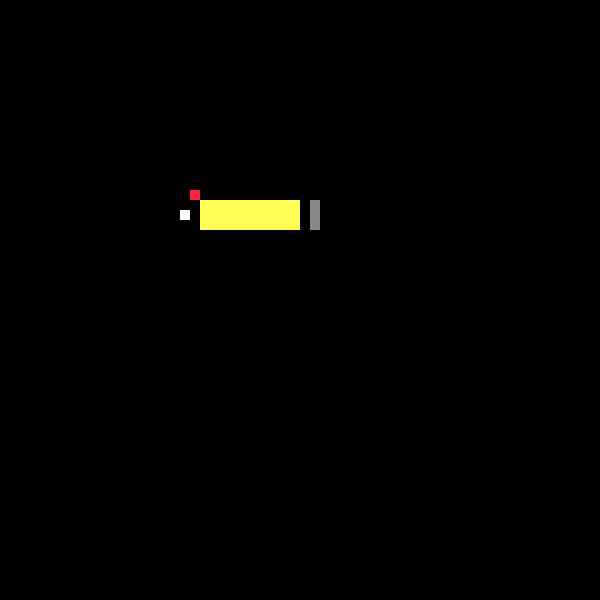
Frame 1 (no input)
Frame 60 (the mouse pressed at the canvas centre just before this capture): identical to frame 1, image omitted
Frame 120 (the mouse held since frame 60 and released just before this capture): identical to frame 1, image omitted

The Processing sketch that drew this single still picture (run headless with seeded random() and noise(); from frame 60 on, the mouse is pressed at the canvas centre):

// Processing sketch: Pushy_Blocks
// ── Pushy_Blocks.pde
//NOTE: I don't know how I want to do wrapping with composites.

WorldManager manager;
Movable mover;

void setup() {
  size(600, 600);
  manager = new WorldManager(width / 10, height / 10, WallType.STOP);
  manager.addId(1, #FFFFFF);
  manager.addId(2, #888888);
  manager.addId(3, #FFFF55);
  manager.addId(4, #FF2244);
  manager.setInteraction(1, 1, new PushInteraction(PushType.PUSH));
  manager.setInteraction(1, 2, new PushInteraction(PushType.STOP));
  manager.setInteraction(1, 3, new PushInteraction(PushType.PUSH));
  manager.setInteraction(1, 4, new PushInteraction(PushType.PUSH));
  manager.setInteraction(2, 3, new PushInteraction(PushType.STOP));
  manager.setInteraction(3, 3, new PushInteraction(PushType.PUSH));
  manager.setInteraction(3, 4, new PushInteraction(PushType.STOP));

  for (int i = 20; i < 30; i++) {
    for (int j = 20; j <= 22; j++) {
      CornerBlock cb = new CornerBlock(i, j, 3, manager.defaultInteractions.get(3), manager);
      manager.addBlock(cb);
    }
  }
  manager.addBlock(19, 19, 4);

  for (int i = 20; i <= 22; i++) {
    manager.addBlock(31, i, 2);
  }

  mover = manager.addBlock(18, 21, 1);

  //int[][] ids = {{1, 1, 1, 1, 1}, {1, 0, 0, 0, 1}, {1, 0, 0, 0, 1}, {1, 0, 0, 0, 1}, {1, 1, 1, 1, 1}};
  //mover = new Composite(8, 18, 5, 5, ids, manager);
  //manager.addComposite((Composite)mover);
}

void draw() {
  manager.showRect();
  stroke(255, 0, 0);
  strokeWeight(4);
}

void keyPressed() {
  Direction dir;
  if (key == 'w' || keyCode == UP) {
    dir = Direction.UP;
  } else if (key == 'd' || keyCode == RIGHT) {
    dir = Direction.RIGHT;
  } else if (key == 's' || keyCode == DOWN) {
    dir = Direction.DOWN;
  } else if (key == 'a' || keyCode == LEFT) {
    dir = Direction.LEFT;
  } else return;
  if (mover.canMove(dir)) {
    mover.move(dir);
  }
}

// ── Block.pde
class Block extends Movable {
  int id;
  HashMap<Integer, PushInteraction> pushInteractions;
  Composite parentComposite;

  Block(int x, int y, int id, HashMap<Integer, PushInteraction> pushInteractions, WorldManager manager) {
    this.x = x;
    this.y = y;
    this.id = id;
    this.pushInteractions = pushInteractions;
    this.manager = manager;
  }

  Block(int x, int y, int id, HashMap<Integer, PushInteraction> pushInteractions, Composite parentComposite) {
    this.x = x;
    this.y = y;
    this.id = id;
    this.pushInteractions = pushInteractions;
    this.parentComposite = parentComposite;
    this.manager = parentComposite.manager;
  }

  PushInteraction getInteractionWith(int id) {
    PushInteraction interaction = pushInteractions.get(id);
    return interaction != null ? interaction : new PushInteraction(PushType.NOTHING);
  }

  boolean canMove(Direction dir) {
    int newX, newY;
    switch(dir) {
    case UP:
      newX = x;
      newY = y - 1;
      break;
    case RIGHT:
      newX = x + 1;
      newY = y;
      break;
    case DOWN:
      newX = x;
      newY = y + 1;
      break;
    case LEFT:
      newX = x - 1;
      newY = y;
      break;
    default:
      return false;
    }
    if (newX < 0 || newY < 0 || newX >= manager.worldWidth || newY >= manager.worldHeight) {
      switch(manager.wallType) {
      case STOP:
        return false;
      case WRAP:
        newX = (newX + manager.worldWidth) % manager.worldWidth;
        newY = (newY + manager.worldHeight) % manager.worldHeight;
      case DELETE:
        return true;
      default:
        return false;
      }
    }
    Movable itemAtNewSpot = manager.getItemAtXY(newX, newY);
    int newSpotId;
    if (itemAtNewSpot instanceof Composite) {
      Composite composite = (Composite) itemAtNewSpot;
      if (composite == parentComposite) return true;
      newSpotId = composite.getBlockAtGlobalXY(newX, newY).id;
    } else if (itemAtNewSpot instanceof Block) {
      Block b = (Block) itemAtNewSpot;
      newSpotId = b.id;
    } else {
      return true;
    }
    PushInteraction interaction = getInteractionWith(newSpotId);
    switch(interaction.pushType) {
    case STOP:
      return false;
    case PUSH:
      return itemAtNewSpot.canMove(dir);
    case MERGE:
      return true;
    case NOTHING:
      return true;
    default:
      return false;
    }
  }

  PushInteraction nextPushInteraction(Direction dir) {
    int newX, newY;
    switch(dir) {
    case UP:
      newX = x;
      newY = y - 1;
      break;
    case RIGHT:
      newX = x + 1;
      newY = y;
      break;
    case DOWN:
      newX = x;
      newY = y + 1;
      break;
    case LEFT:
      newX = x - 1;
      newY = y;
      break;
    default:
      return new PushInteraction(PushType.NOTHING);
    }
    if (newX < 0 || newY < 0 || newX >= manager.worldWidth || newY >= manager.worldHeight) {
      switch(manager.wallType) {
      case WRAP:
        newX = (newX + manager.worldWidth) % manager.worldWidth;
        newY = (newY + manager.worldHeight) % manager.worldHeight;
        break;
      case DELETE:
        manager.removeBlock(this);
        return new PushInteraction(PushType.NOTHING);
      default:
        return new PushInteraction(PushType.NOTHING);
      }
    }
    Movable itemAtNewSpot = manager.getItemAtXY(newX, newY);
    int newSpotId;
    if (itemAtNewSpot instanceof Composite) {
      Composite composite = (Composite) itemAtNewSpot;
      if (composite == parentComposite) {
        newSpotId = 0;
      } else {
        newSpotId = composite.getBlockAtGlobalXY(newX, newY).id;
      }
    } else {
      Block b = (Block) itemAtNewSpot;
      if (b == null) {
        newSpotId = 0;
      } else {
        newSpotId = b.id;
      }
    }
    PushInteraction interaction = getInteractionWith(newSpotId);
    return interaction;
  }

  void move(Direction dir) {
    int newX, newY;
    switch(dir) {
    case UP:
      newX = x;
      newY = y - 1;
      break;
    case RIGHT:
      newX = x + 1;
      newY = y;
      break;
    case DOWN:
      newX = x;
      newY = y + 1;
      break;
    case LEFT:
      newX = x - 1;
      newY = y;
      break;
    default:
      return;
    }
    if (newX < 0 || newY < 0 || newX >= manager.worldWidth || newY >= manager.worldHeight) {
      switch(manager.wallType) {
      case WRAP:
        newX = (newX + manager.worldWidth) % manager.worldWidth;
        newY = (newY + manager.worldHeight) % manager.worldHeight;
        break;
      case DELETE:
        manager.removeBlock(this);
        return;
      default:
        return;
      }
    }
    Movable itemAtNewSpot = manager.getItemAtXY(newX, newY);
    int newSpotId;
    if (itemAtNewSpot instanceof Composite) {
      Composite composite = (Composite) itemAtNewSpot;
      if (composite == parentComposite) {
        newSpotId = 0;
      } else {
        newSpotId = composite.getBlockAtGlobalXY(newX, newY).id;
      }
    } else {
      Block b = (Block) itemAtNewSpot;
      if (b == null) {
        newSpotId = 0;
      } else {
        newSpotId = b.id;
      }
    }
    PushInteraction interaction = getInteractionWith(newSpotId);
    if (interaction == null) {
      moveSelf(newX, newY);
    } else {
      switch(interaction.pushType) {
      case PUSH:
        itemAtNewSpot.move(dir);
        moveSelf(newX, newY);
        break;
      case MERGE:
        if (itemAtNewSpot instanceof Composite) { //just push the composite instead of merging
          itemAtNewSpot.move(dir);
          moveSelf(newX, newY);
        } else {
          Block mergedBlock = (Block)itemAtNewSpot;
          manager.removeBlock(mergedBlock);
          mergeSelf(newX, newY, interaction.newId);
        }
        break;
      case NOTHING:
        moveSelf(newX, newY);
      default:
        break;
      }
    }
  }

  void moveSelf(int newX, int newY) {
    if (parentComposite == null) manager.removeBlock(this);
    x = newX;
    y = newY;
    if (parentComposite == null) manager.addBlock(this);
  }

  void mergeSelf(int newX, int newY, int newId) {
    if (parentComposite == null) manager.removeBlock(this);
    x = newX;
    y = newY;
    id = newId;
    if (parentComposite == null) manager.addBlock(this);
  }
}

// ── Composite.pde
class Composite extends Movable {
  int boundingWidth, boundingHeight;
  HashMap<Integer, Block> blocks = new HashMap<>();
  
  Composite(int x, int y, int w, int h, int[][] ids, WorldManager manager) {
    this.x = x;
    this.y = y;
    this.boundingWidth = w;
    this.boundingHeight = h;
    this.manager = manager;
    for(int i = 0; i < ids.length; i++) {
      for(int j = 0; j < ids.length; j++) {
        int index = i + j * boundingWidth;
        int id = ids[i][j];
        if(id == 0) continue;
        Block b = new Block(i + x, j + y, id, manager.defaultInteractions.get(id), this);
        blocks.put(index, b);
      }
    }
  }
  
  boolean containsLocalXY(int px, int py) {
    if(px < 0 || py < 0 || px >= boundingWidth || py >= boundingHeight) return false;
    int index = px + py * boundingWidth;
    return blocks.containsKey(index);
  }
  
  boolean containsGlobalXY(int px, int py) {
    if(px < x || py < y || px >= x + boundingWidth || py >= y + boundingHeight) return false;
    int index = (px - x) + (py - y) * boundingWidth;
    return blocks.containsKey(index);
  }
  
  Block getBlockAtLocalXY(int px, int py) {
    if(px < 0 || py < 0 || px >= boundingWidth || py >= boundingHeight) return null;
    int index = px + py * boundingWidth;
    return blocks.get(index);
  }
  
  Block getBlockAtGlobalXY(int px, int py) {
    if(px < x || py < y || px >= x + boundingWidth || py >= y + boundingHeight) return null;
    int index = (px - x) + (py - y) * boundingWidth;
    return blocks.get(index);
  }
  
  void resize(int newWidth, int newHeight) {
    HashMap<Integer, Block> newBlocks = new HashMap<>();
    blocks.forEach((Integer idx, Block b) -> {
      int oldX = idx % boundingWidth;
      int oldY = (int)(idx / boundingWidth);
      int newIndex = oldX + oldY * newWidth;
      newBlocks.put(newIndex, b);
    });
    boundingWidth = newWidth;
    boundingHeight = newHeight;
    blocks = newBlocks;
  }
  
  void addBlock(Block block) {
    int index = (block.x - x) + (block.y - y) * boundingWidth;
    blocks.put(index, block);
  }
  
  Block addBlock(int px, int py, int id) {
    HashMap<Integer, PushInteraction> interactions = manager.defaultInteractions.get(id);
    Block block = new Block(px, py, id, interactions, this);
    int index = (block.x - px) + (block.y - py) * boundingWidth;
    blocks.put(index, block);
    return block;
  }
  
  void removeBlock(Block block) {
    if(!blocks.values().contains(block)) return;
    int index = (block.x - x) + (block.y - y) * boundingWidth;
    blocks.remove(index);
  }
  
  boolean canMove(Direction dir) {
    for(Block b : blocks.values()) {
      if(!b.canMove(dir)) return false;
    }
    return true;
  }
  
  void move(Direction dir) {
    for(Block b : blocks.values()) {
      b.move(dir);
    }
    switch(dir) {
    case UP:
      y--;
      break;
    case RIGHT:
      x++;
      break;
    case DOWN:
      y++;
      break;
    case LEFT:
      x--;
      break;
    default:
      return;
    }
  }
  
  void showPix() {
    
  }
  
  void showRect() {
    noStroke();
    for(Block b : blocks.values()) {
      fill(manager.idColors.get(b.id));
      float scl = (float)width / manager.worldWidth;
      rect(b.x * scl, b.y * scl, scl, scl);
    }
  }
}

// ── CornerBlock.pde
class CornerBlock extends Block {
  int sideOffset = 0;
  boolean didGoStraight = true;
  CornerBlock(int x, int y, int id, HashMap<Integer, PushInteraction> pushInteractions, WorldManager manager) {
    super(x, y, id, pushInteractions, manager);
    if (random(1) < 0.5) sideOffset = 1;
  }

  @Override
    boolean canMove(Direction dir) {
    didGoStraight = true;
    if (super.canMove(dir)) return true;
    didGoStraight = false;
    Direction[] perps = perpendiculars(dir);
    if (super.canMove(perps[sideOffset])) return true;
    sideOffset = (sideOffset + 1) % 2;
    return super.canMove(perps[sideOffset]);
  }

  @Override
    void move(Direction dir) {
    if (didGoStraight) {
      super.move(dir);
    } else {
      Direction[] perps = perpendiculars(dir);
      super.move(perps[sideOffset]);
    }
    if (random(1) < 0.5) sideOffset = (sideOffset + 1) % 2;
  }
}

// ── Movable.pde
abstract class Movable {
  int x, y;
  WorldManager manager;
  abstract boolean canMove(Direction dir);
  abstract void move(Direction dir);
}

enum Direction {
  UP,
    RIGHT,
    DOWN,
    LEFT
}

Direction[] perpendiculars(Direction dir) {
  if(dir == Direction.UP || dir == Direction.DOWN) {
    Direction[] perps = {Direction.RIGHT, Direction.LEFT};
    return perps;
  } else {
    Direction[] perps = {Direction.UP, Direction.DOWN};
    return perps;
  }
}

// ── PushInteraction.pde
class PushInteraction {
  PushType pushType;
  int newId;
  PushInteraction(PushType pushType, int newId) {
    this.pushType = pushType;
    this.newId = newId;
  }
  PushInteraction(PushType pushType) throws IllegalArgumentException {
    if (pushType == PushType.MERGE) {
      throw new IllegalArgumentException("PushInteractions of type MERGE must have a newId");
    } else {
      this.pushType = pushType;
    }
  }
}

enum PushType {
  STOP,
    PUSH,
    MERGE,
    NOTHING
}

// ── WorldManager.pde
class WorldManager {
  int worldWidth, worldHeight;
  HashMap<Integer, Block> blocks = new HashMap<>();
  ArrayList<Composite> composites = new ArrayList<>();
  HashMap<Integer, HashMap<Integer, PushInteraction>> defaultInteractions = new HashMap<>();
  HashMap<Integer, Integer> idColors = new HashMap<>();
  WallType wallType;
  WorldManager(int w, int h, WallType wallType) {
    this.worldWidth = w;
    this.worldHeight = h;
    this.wallType = wallType;
  }
  
  Block getBlockAtXY(int x, int y) {
    int index = x + y * worldWidth;
    return blocks.get(index);
  }
  
  Movable getItemAtXY(int x, int y) {
    int index = x + y * worldWidth;
    if(blocks.containsKey(index)) {
      return blocks.get(index);
    } else {
      for(Composite composite : composites) {
        if(composite.containsGlobalXY(x, y)) {
          return composite;
        }
      }
    }
    return null;
  }
  
  void removeBlock(Block block) {
    int index = block.x + block.y * worldWidth;
    blocks.remove(index);
  }
  
  void addBlock(Block block) {
    int index = block.x + block.y * worldWidth;
    blocks.put(index, block);
  }
  
  Block addBlock(int x, int y, int id) {
    HashMap<Integer, PushInteraction> interactions = defaultInteractions.get(id);
    Block block = new Block(x, y, id, interactions, this);
    int index = block.x + block.y * worldWidth;
    blocks.put(index, block);
    return block;
  }
  
  void addComposite(Composite composite) {
    composites.add(composite);
  }
  
  void removeComposite(Composite composite) {
    composites.remove(composite);
  }
  
  void addId(int id, int col, HashMap<Integer, PushInteraction> interactions) {
    idColors.put(id, col);
    defaultInteractions.put(id, interactions);
  }
  
  void addId(int id, int col) {
    idColors.put(id, col);
    defaultInteractions.put(id, new HashMap<>());
  }
  
  void setInteraction(int id1, int id2, PushInteraction interaction) {
    defaultInteractions.get(id1).put(id2, interaction);
    defaultInteractions.get(id2).put(id1, interaction);
  }
  
  void showPix() {
    background(0);
    loadPixels();
    for(Block b : blocks.values()) {
      int index = b.x + b.y * worldWidth;
      pixels[index] = idColors.get(b.id);
    }
    for(Composite c : composites) {
      c.showPix();
    }
    updatePixels();
  }
  
  void showRect() {
    background(0);
    noStroke();
    for(Block b : blocks.values()) {
      fill(idColors.get(b.id));
      float scl = (float)width / worldWidth;
      rect(b.x * scl, b.y * scl, scl, scl);
    }
    for(Composite c : composites) {
      c.showRect();
    }
  }
}

enum WallType {
  STOP,
  WRAP,
  DELETE
}
